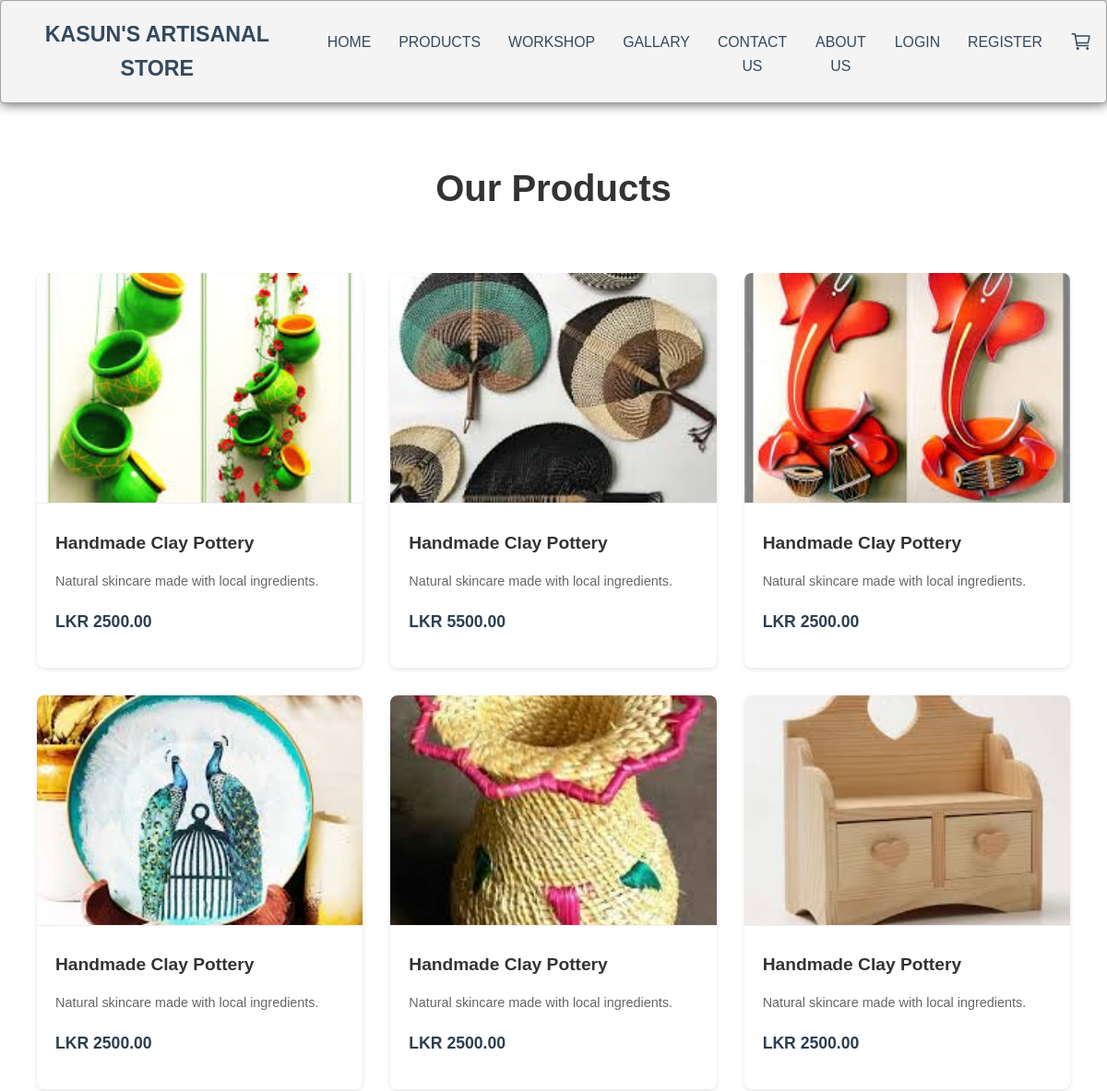
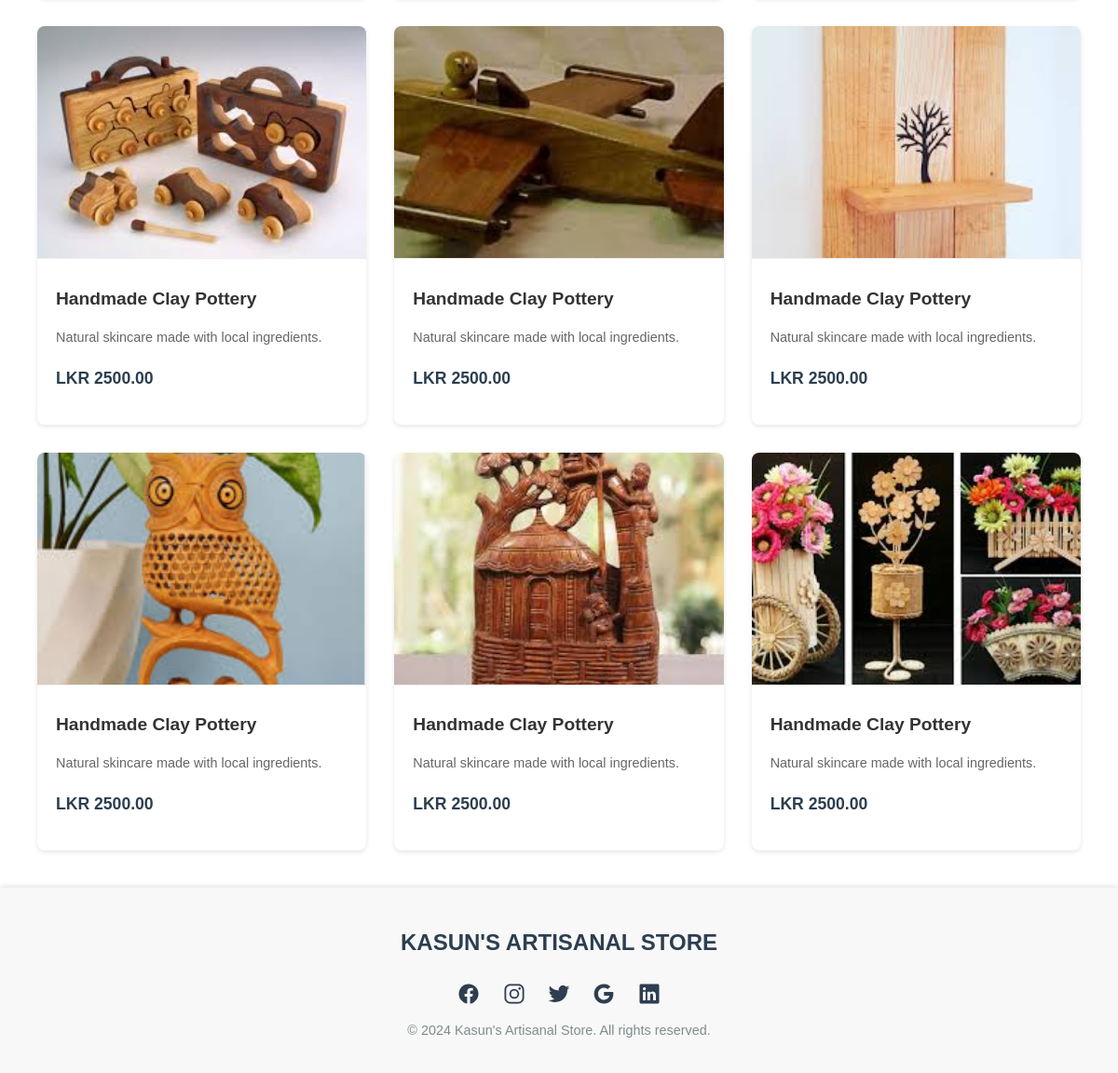
The page /product.php on the database its author committed (2 pictures, top to bottom).
### tables this page shows
CREATE TABLE `product` (
  `productId` int(11) NOT NULL,
  `Productname` varchar(50) NOT NULL,
  `Catagory` varchar(10) NOT NULL,
  `Price` varchar(10) NOT NULL,
  `image` varchar(10) NOT NULL,
  `status` varchar(10) NOT NULL,
  `description` varchar(500) NOT NULL
);

### product.php (the view, shortened to what this page needs)
<?php
require_once("connection/connection.php");
$SQL = "SELECT * FROM product WHERE status = 'Active'";
$result  = mysqli_query($conn, $SQL);
?>
<!DOCTYPE html>
<html lang="en">
<head>
    <link rel="stylesheet" href="css/ind.css">
    <link rel="stylesheet" href="css/proo.css">
</head>
<body>
<header class="header">
    <h1 class="logo"><a href="#">Kasun's Artisanal Store</a></h1>
    <ul class="main-nav">
        <li><a href="index.php">HOME</a></li>
        <li><a href="product.php">PRODUCTS</a></li>
        <li><a href="workshop.php">WORKSHOP</a></li>
        <li><a href="gallary.php">GALLARY</a></li>
        <li><a href="contact.php">CONTACT US</a></li>
        <li><a href="about.php">ABOUT US</a></li>
        <li><a href="login.php">LOGIN</a></li>
        <li><a href="register.php">REGISTER</a></li>
        <li class="cart-icon">
            <a href="cart.php">
                <ion-icon name="cart-outline"></ion-icon>
            </a>
        </li>
    </ul>
</header>
<main class="main-container">
    <h1 class="our-products-heading">Our Products</h1>
    <section class="products-grid" action="handler/carthandler.php" method="POST">
        <?php
        if (mysqli_num_rows($result) > 0) {
            while ($row = mysqli_fetch_assoc($result)) {
                $productId = $row['productId'];
        ?>
                <div class="product-card">
                    <a href="detail.php?productId=<?php echo $productId; ?>" class="product-link">
                        <img src="image/<?php echo $row['image']; ?>" class="product-image">
                        <div class="product-info">
                            <h3 class="product-title"><?php echo $row['Productname']; ?></h3>
                            <p class="product-description"><?php echo $row['description']; ?></p>
                            <p class="product-price">LKR <?php echo $row['Price']; ?></p>
                        </div>
                    </a>
                </div>
        <?php
            }
        } else {
            echo "<p class='no-products'>No products available at the moment.</p>";
        }
        ?>
    </section>
</main>
<footer>
    <div class="footer-container">
        <div class="footer-logo">
            <h2>KASUN'S ARTISANAL STORE</h2>
        </div>
        <div class="footer-social">
            <a href="#"><ion-icon name="logo-facebook"></ion-icon></a>
            <a href="#"><ion-icon name="logo-instagram"></ion-icon></a>
            <a href="#"><ion-icon name="logo-twitter"></ion-icon></a>
            <a href="#"><ion-icon name="logo-google"></ion-icon></a>
            <a href="#"><ion-icon name="logo-linkedin"></ion-icon></a>
        </div>
        <div class="footer-copyright">
            <p>© 2024 Kasun's Artisanal Store. All rights reserved.</p>
        </div>
    </div>
</footer>
</body>
</html>

### css/ind.css (style rules this page uses)
* { box-sizing: border-box; }
body { font-family: "Montserrat", sans-serif; line-height: 1.6; margin: 0; min-height: 100vh; }
ul { margin: 0; padding: 0; list-style: none; }
h2, h3, a { color: #34495e; }
a { text-decoration: none; }
.logo { margin: 0; font-size: 1.45em; }
.main-nav { margin-top: 5px; }
.logo a, .main-nav a { padding: 10px 15px; text-transform: uppercase; text-align: center; display: block; }
.main-nav a { color: #34495e; font-size: 0.99em; }
.header { padding-top: 0.5em; padding-bottom: 0.5em; border: 1px solid #a2a2a2; background-color: #f4f4f4; -webkit-box-shadow: 0px 0px 14px 0px rgba(0, 0, 0, 0.75); -moz-box-shadow: 0px 0px 14px 0px rgba(0, 0, 0, 0.75); box-shadow: 0px 0px 14px 0px rgba(0, 0, 0, 0.75); -webkit-border-radius: 5px; -moz-border-radius: 5px; border-radius: 5px; }
@media (min-width: 769px) { .header, .main-nav { display: flex; } }
@media (min-width: 1025px) { .header { flex-direction: row; justify-content: space-between; } }
footer { background-color: #f8f8f8; padding: 20px 0; box-shadow: 0 -2px 5px rgba(0, 0, 0, 0.1); }
.footer-container { max-width: 1200px; margin: auto; text-align: center; }
.footer-logo h2 { font-size: 1.5rem; color: #2c3e50; margin-bottom: 15px; font-family: Arial, sans-serif; font-weight: bold; }
.footer-social a { margin: 0 10px; font-size: 1.5rem; color: #2c3e50; text-decoration: none; transition: color 0.3s ease-in-out, transform 0.3s ease-in-out; }
.footer-social ion-icon { vertical-align: middle; }
.footer-copyright p { font-size: 0.9rem; color: #7f8c8d; margin-top: 10px; font-family: Arial, sans-serif; }
.cart-icon { position: relative; }
.cart-icon ion-icon { font-size: 24px; }

### css/proo.css (style rules this page uses)
.main-container { max-width: 1200px; margin: 2rem auto; padding: 0 1rem; }
.our-products-heading { text-align: center; font-size: 2.5rem; margin: 40px 0; color: #2c3e50; }
.products-grid { display: grid; grid-template-columns: repeat(auto-fill, minmax(250px, 1fr)); gap: 2rem; }
.product-card { background: #fff; border-radius: 8px; overflow: hidden; transition: transform 0.3s ease; box-shadow: 0 2px 5px rgba(0, 0, 0, 0.1); }
.product-image { width: 100%; height: 200px; object-fit: cover; }
.product-info { padding: 1rem; }
.product-title { font-size: 1.1rem; font-weight: bold; margin-bottom: 0.5rem; }
.product-description { font-size: 0.9rem; color: #666; margin-bottom: 1rem; }
.product-price { font-size: 1.2rem; font-weight: bold; color: #2c3e50; margin-bottom: 1rem; }
.products-grid { display: grid; grid-template-columns: repeat(4, 1fr); gap: 20px; padding: 20px; }
@media (max-width: 1200px) { .products-grid { grid-template-columns: repeat(3, 1fr); } }
.product-link { text-decoration: none; color: inherit; display: block; }
.main-container { max-width: 1200px; margin: 0 auto; padding: 20px; }
.our-products-heading { text-align: center; margin: 40px 0; color: #333; font-size: 2.5em; }
.products-grid { display: grid; grid-template-columns: repeat(auto-fill, minmax(300px, 1fr)); gap: 30px; padding: 20px; }
.product-card { background: white; border-radius: 8px; box-shadow: 0 2px 5px rgba(0, 0, 0, 0.1); transition: transform 0.3s ease; overflow: hidden; }
.product-link { text-decoration: none; color: inherit; }
.product-image { width: 100%; height: 250px; object-fit: cover; border-bottom: 1px solid #eee; }
.product-info { padding: 20px; }
.product-title { margin: 0 0 10px 0; color: #333; font-size: 1.2em; }
.product-description { color: #666; margin-bottom: 15px; font-size: 0.9em; }
.product-price { color: #2c3e50; font-weight: bold; font-size: 1.1em; }

### rows shown on the page
product: image (picture), Productname "Handmade Clay Pottery", description "Natural skincare made with local ingredients.", Price "2500.00"
product: image (picture), Productname "Handmade Clay Pottery", description "Natural skincare made with local ingredients.", Price "5500.00"
product: image (picture), Productname "Handmade Clay Pottery", description "Natural skincare made with local ingredients.", Price "2500.00"
product: image (picture), Productname "Handmade Clay Pottery", description "Natural skincare made with local ingredients.", Price "2500.00"
product: image (picture), Productname "Handmade Clay Pottery", description "Natural skincare made with local ingredients.", Price "2500.00"
product: image (picture), Productname "Handmade Clay Pottery", description "Natural skincare made with local ingredients.", Price "2500.00"
product: image (picture), Productname "Handmade Clay Pottery", description "Natural skincare made with local ingredients.", Price "2500.00"
product: image (picture), Productname "Handmade Clay Pottery", description "Natural skincare made with local ingredients.", Price "2500.00"
product: image (picture), Productname "Handmade Clay Pottery", description "Natural skincare made with local ingredients.", Price "2500.00"
product: image (picture), Productname "Handmade Clay Pottery", description "Natural skincare made with local ingredients.", Price "2500.00"
product: image (picture), Productname "Handmade Clay Pottery", description "Natural skincare made with local ingredients.", Price "2500.00"
product: image (picture), Productname "Handmade Clay Pottery", description "Natural skincare made with local ingredients.", Price "2500.00"
